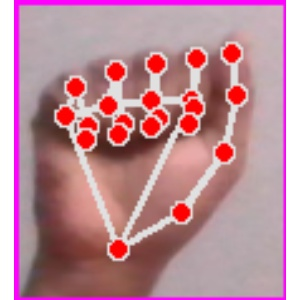
#> input picture CV/Data/A/Image_1670205173.678265.jpg, 300 x 300 px, given in place of the camera
$ python generate_dataset.py   (older library calls are emulated)
#> lines starting #> are read from the running program, lines starting #| are printed output that depends on the picture
import warnings
import cv2

warnings.simplefilter(action='ignore', category=FutureWarning)
background = None
accumulated_weight = 0.5

# Creating the dimensions for the ROI...
ROI_top = 100
ROI_bottom = 300
ROI_right = 150
ROI_left = 350


# Calculate average frames from background
def cal_accum_avg(frame, accumulated_weight):
    global background

    if background is None:
        background = frame.copy().astype("float")
        return None
    cv2.accumulateWeighted(frame, background, accumulated_weight)


# Detect hand and make a contour
def segment_hand(frame, threshold=25):
    global background

    diff = cv2.absdiff(background.astype("uint8"), frame)

    _, thresholded = cv2.threshold(diff, threshold, 255, cv2.THRESH_BINARY)

    # Grab the external contours for the image
    # image, contours, hierarchy = cv2.findContours(thresholded.copy(), cv2.RETR_EXTERNAL, cv2.CHAIN_APPROX_SIMPLE)
    contours, hierarchy = cv2.findContours(
        thresholded.copy(), cv2.RETR_EXTERNAL, cv2.CHAIN_APPROX_SIMPLE)[-2:]
    if len(contours) == 0:
        return None
    else:

        hand_segment_max_cont = max(contours, key=cv2.contourArea)

        return (thresholded, hand_segment_max_cont)


cam = cv2.VideoCapture(0, cv2.CAP_DSHOW)

num_frames = 0
element = 'C'
num_imgs_taken = 0

while True:
    ret, frame = cam.read()
#> frame is the input picture: shape (300, 300, 3); mean B, G, R 150.8, 138.7, 188
    # flipping the frame to prevent inverted image of captured frame...
    frame = cv2.flip(frame, 1)
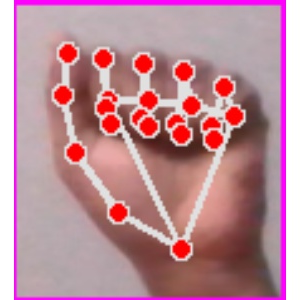
#> frame: shape (300, 300, 3); mean B, G, R 150.8, 138.7, 188
    frame_copy = frame.copy()
    roi = frame[ROI_top:ROI_bottom, ROI_right:ROI_left]
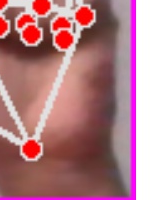
#> roi: shape (200, 150, 3); mean B, G, R 123.5, 115.5, 172.4
    gray_frame = cv2.cvtColor(roi, cv2.COLOR_BGR2GRAY)
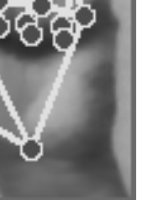
#> gray_frame: shape (200, 150); min 39, max 255, mean 133.5
    gray_frame = cv2.GaussianBlur(gray_frame, (9, 9), 0)
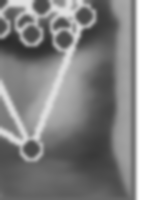
#> gray_frame: shape (200, 150); min 44, max 255, mean 133.4
    if num_frames < 60:
        cal_accum_avg(gray_frame, accumulated_weight)
        if num_frames <= 59:
            cv2.putText(frame_copy, "FETCHING BACKGROUND...PLEASE WAIT",
                        (80, 400), cv2.FONT_HERSHEY_SIMPLEX, 0.9, (0, 0, 255), 2)

    # Time to configure the hand specifically into the ROI...
    elif num_frames <= 300:
        hand = segment_hand(gray_frame)

        cv2.putText(frame_copy, "Adjust hand...Gesture for" +
                    str(element), (200, 400), cv2.FONT_HERSHEY_SIMPLEX, 1,
                    (0, 0, 255), 2)

        # Checking if the hand is actually detected by counting the number of contours detected...
        if hand is not None:
            thresholded, hand_segment = hand
            # Draw contours around hand segment
            cv2.drawContours(frame_copy, [hand_segment + (ROI_right,
                                                          ROI_top)], -1, (255, 0, 0), 1)

            cv2.putText(frame_copy, str(num_frames) + "For" + str(element),
                        (70, 45), cv2.FONT_HERSHEY_SIMPLEX, 1, (0, 0, 255), 2)
            # Also display the thresholded image
            cv2.imshow("Thresholded Hand Image", thresholded)

    else:

        # Segmenting the hand region...
        hand = segment_hand(gray_frame)

        # Checking if we are able to detect the hand...
        if hand is not None:

            # unpack the thresholded img and the max_contour...
            thresholded, hand_segment = hand
            # Drawing contours around hand segment
            cv2.drawContours(frame_copy, [hand_segment + (ROI_right,
                                                          ROI_top)], -1, (255, 0, 0), 1)

            cv2.putText(frame_copy, str(num_frames), (70, 45),
                        cv2.FONT_HERSHEY_SIMPLEX, 1, (0, 0, 255), 2)

            cv2.putText(frame_copy, str(num_imgs_taken) + 'images' + "For"
                        + str(element), (200, 400), cv2.FONT_HERSHEY_SIMPLEX, 1,
                        (0, 0, 255), 2)

            # Displaying the thresholded image
            cv2.imshow("Thresholded Hand Image", thresholded)
            if num_imgs_taken <= 300:
                cv2.imwrite(f'res/sample/{str(element)}/' + str(element) + "-" +
                            str(num_imgs_taken + 300) + '.jpg', thresholded)

            else:
                break
            num_imgs_taken += 1
        else:
            cv2.putText(frame_copy, 'No hand detected...', (200, 400),
                        cv2.FONT_HERSHEY_SIMPLEX, 1, (0, 0, 255), 2)
    # Drawing ROI on frame copy
    cv2.rectangle(frame_copy, (ROI_left, ROI_top), (ROI_right, ROI_bottom), (255, 128, 0), 3)

    cv2.putText(frame_copy, "DataFlair hand sign recognition_ _ _", (10, 20), cv2.FONT_ITALIC, 0.5, (51, 255, 51),
                1)
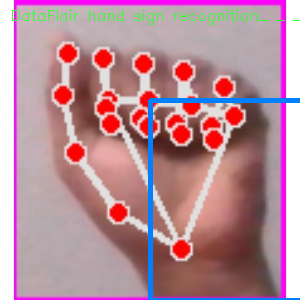
#> frame_copy: shape (300, 300, 3); mean B, G, R 152.6, 139.8, 182.8

    # increment the number of frames for tracking
    num_frames += 1
    # Display the frame with segmented hand
    cv2.imshow("Sign Detection", frame_copy)
    # Closing windows with Esc key...(any other key with ord can be used too.)
    k = cv2.waitKey(1) & 0xFF
#> (key Esc is pressed here)
    if k == 27:
        break
# Releasing the camera & destroying all the windows...
cv2.destroyAllWindows()
cam.release()

$ run again, on CV/Data/A/Image_1670205178.6813715.jpg
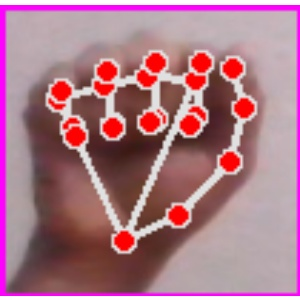
#> input picture CV/Data/A/Image_1670205178.6813715.jpg, 300 x 300 px, given in place of the camera
#> frame is the input picture: shape (300, 300, 3); mean B, G, R 134.5, 120.2, 171.3
#> `gray_frame = cv2.GaussianBlur(gray_frame, (9, 9), 0)`:
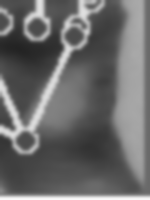
#> gray_frame: shape (200, 150); min 35, max 249, mean 106.2
#> `cv2.putText(frame_copy, "DataFlair hand sign recognition_ _ _", (10, 2..`:
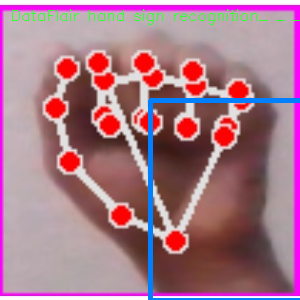
#> frame_copy: shape (300, 300, 3); mean B, G, R 136.8, 121, 166.7
